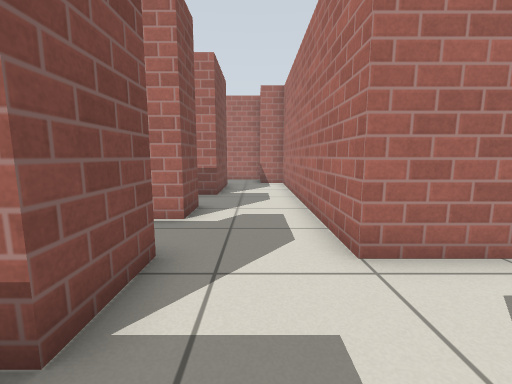
view 1 (above)

13 first-person views from a walk through a Gazebo world. The camera is 0.72 m above the floor, tilts 8° down and sees 90° across. The lines on the ground mark 1 m squares. The floor is counted in squares, 0.5 m on a side. Each view is taken from the middle of a square. On the plan, view 1 faces up. The plan holds only what a view shows up to about 13 squares ahead; the rest is blank. Gazebo's built-in surfaces are drawn with simple patterns.

view 2
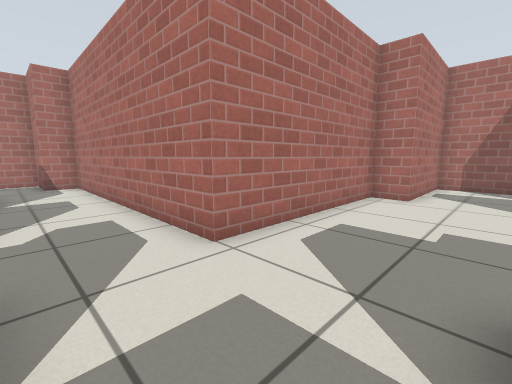

view 3
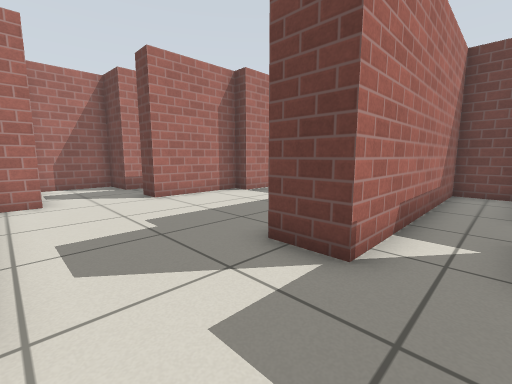

view 4
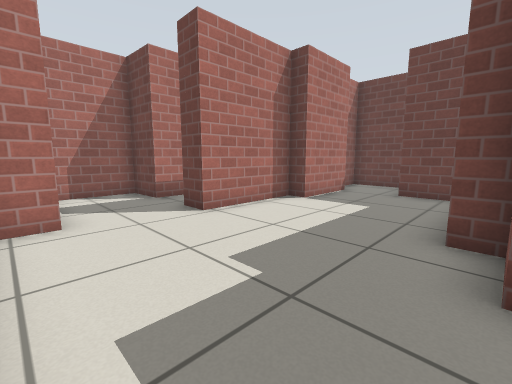

view 5
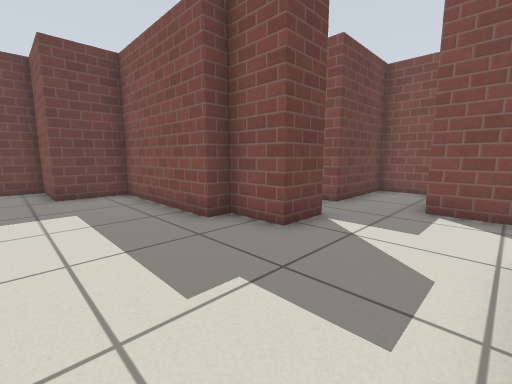

view 6
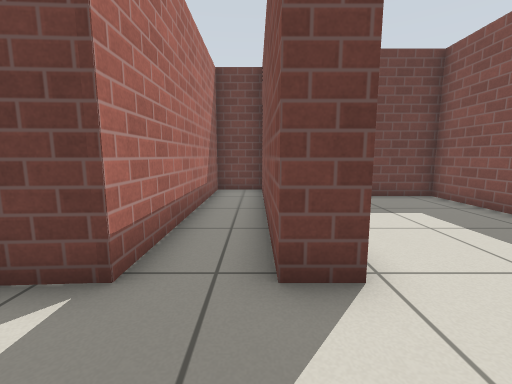

view 7
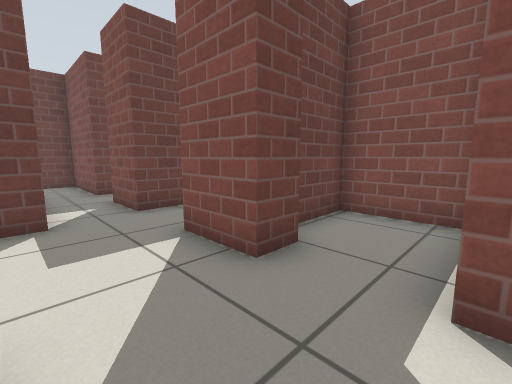

view 8
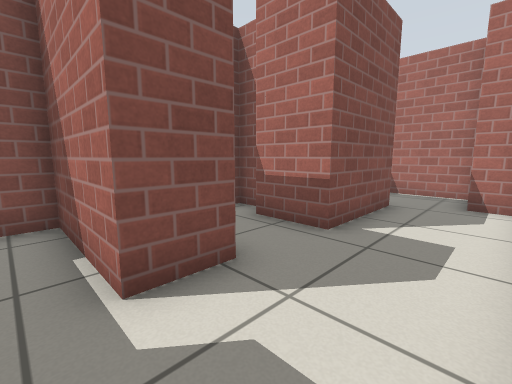

view 9
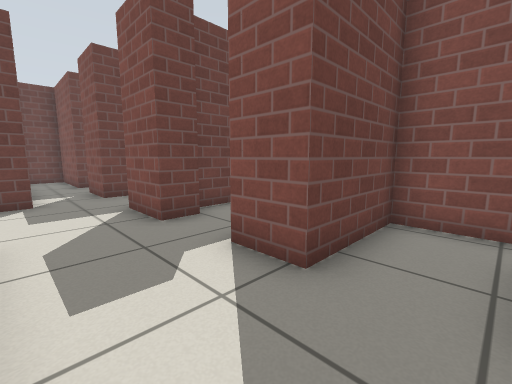

view 10
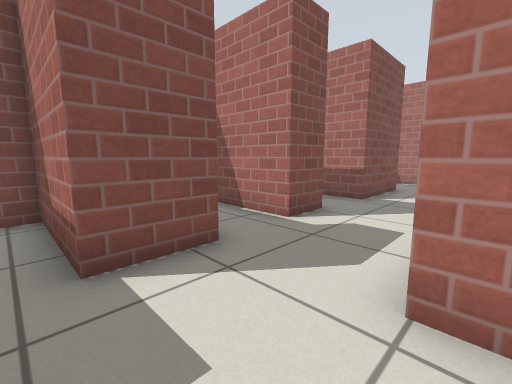

view 11
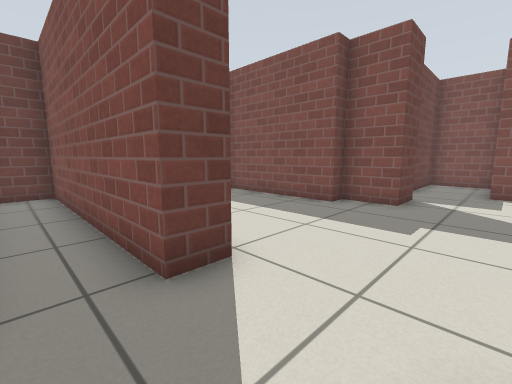

view 12
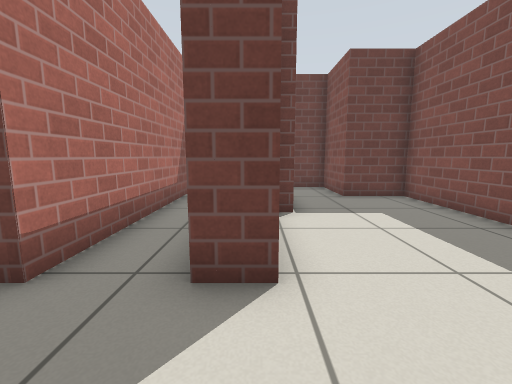

view 13
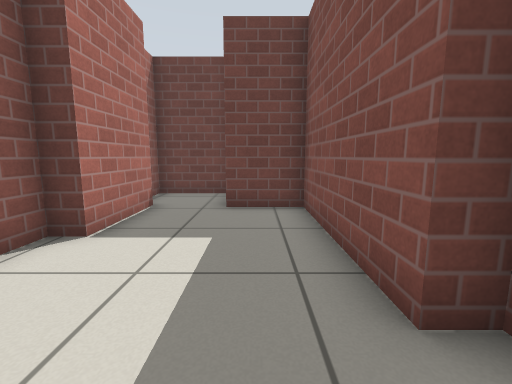

### Floor plan
Ten units are one square. View 1 is at (0, 0); x grows to the right and y downward. Boxes are objects, and circles mark ways between rooms. Rooms are numbered by the first view taken in them; rooms with no view inside come last. Other rooms are left out.
<svg viewBox="-59 -164 187 267">
<path fill="none" stroke="#000" d="M-25 -36 -15 -36 -15 -16 -52 -16 -52 7 -15 7 -15 29M15 -34 15 -54M-20 47 -15 47 -15 85 4 85 4 2 19 2M-17 -58 -54 -58 -54 -29 -29 -29M26 20 26 71 48 71 48 98 77 98 77 89M19 2 19 20M81 -22 81 -34 15 -34M70 75 70 45 77 45 77 7M77 7 87 7 87 89 106 89 106 7 123 7 123 -22 81 -22M-15 -130 -15 -95 -35 -95M-41 -102 -49 -102 -49 -73 -17 -73 -17 -58M15 -54 15 -136 3 -136 3 -159 -24 -159"/>
<circle cx="20" cy="-20" r="3" fill="#2a7"/>
<circle cx="0" cy="-65" r="3" fill="#2a7"/>
<circle cx="80" cy="-10" r="3" fill="#2a7"/>
<text x="-10" y="0">1</text>
<text x="50" y="20">2</text>
<text x="100" y="20">3</text>
<text x="-10" y="-100">4</text>
</svg>
Room 1 opens to room 2. Room 1 opens to room 4. Room 2 opens to room 3.

Where each view was taken, in squares from view 1:
view 1: 0 up, 0 right, facing up
view 2: 0 up, 1 left, facing up-right
view 3: 3 up, 1 left, facing down-right
view 4: 3 up, 2 right, facing down-right
view 5: 3 up, 6 right, facing down-left
view 6: 2 up, 9 right, facing down
view 7: 6 up, 1 right, facing down-left
view 8: 5 up, 1 right, facing up-left
view 9: 9 up, 1 right, facing down-left
view 10: 1 up, 2 right, facing up-left
view 11: 2 up, 10 right, facing down-left
view 12: 2 up, 8 right, facing down
view 13: 0 up, 4 right, facing down
